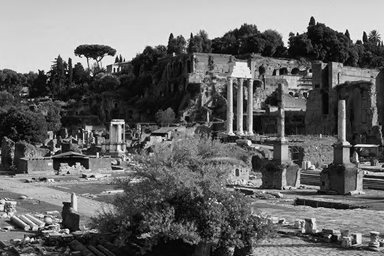
%> input picture HW1/10.png, 384 x 256 px
$ octave testFFT2d.m   (GNU Octave 9; MATLAB toolbox functions it lacks are replaced by stand-ins)
%> lines starting %> are read from the running program, lines starting %| are printed output that depends on the picture
### HW3/fft2d.m
function [ output_img ] = fft2d(input_img, flag)
% Fast Fourier Transformation Implementaion
% This algorithm is slower than dft2d
% flag: true for DFT, false for Inverse DFT

% save the origin input_img size
[origin_width, origin_height] = size(input_img);

% scale the input_img into proper size
% find the proper size
M = 1;
N = 1;
while true
    if (origin_width >= M && origin_width <= 2 * M)
        if (2 * M - origin_width < origin_width - M)
            M = 2 * M;
        end
        break;
    else
        M = 2 * M;
    end
end

while true
    if (origin_height >= N && origin_height <= 2 * N)
        if (2 * N - origin_height < origin_height - N)
            N = 2 * N;
        end
        break;
    else
        N = 2 * N;
    end
end
% scale
input_img = imresize(input_img, [M N]);
input_img = double(input_img);

% Calculate F(x, v)
% G is an inter matrix
G = zeros(M, N);

for v = 1 : N
    G(:, v) = recursive_fft(input_img, N, v, M);
end

F = zeros(M, N);
for v = 1 : N
    F(v, :) = recursive_fft(G, M, v, N);
end
output_img = F;
end

### HW3/recursive_fft.m
function [ output ] = recursive_fft(input, M, v, N)
% called by postive_fft and work recursively

% end condition
if (1 == M)
    output = zeros(M, 1);
    output(1) = input(1, 1) * exp(-1i * 2 * pi * 1 * 1);
    return;
end
% recursive condition
output = zeros(M, 1);
K = M / 2;

even_input = zeros(N, K);
for x = 1 : K
    even_input(:, x) = input(:, 2 * (x - 1) + 1);
end

odd_input = zeros(N, K);
for x = 1 : K
    odd_input(:, x) = input(:, 2 * x);
end
F_even = recursive_fft(even_input, K, v, N) / K;
F_odd  = recursive_fft(odd_input, K, v, N) / K;

for u = 1 : K
    F_odd(u) = F_odd(u) * exp(-1i * 2 * pi * u / M);
end

for u = 1 : K
    output(u) = (F_even(u) + F_odd(u)) / 2;
end

for u = K + 1 : M
    output(u) = (F_even(u - K) - F_odd(u - K)) / 2;
end

end

### HW3/testFFT2d.m
img = imread('10.png');
%> img is the input picture: size 256x384 uint8; min 0, max 255, mean 105

% centerlize
img_centerlize = double(img);
[M, N] = size(img);
%> M = 256; N = 384
for i = 1 : M
    for j = 1 : N
        img_centerlize(i, j) = img_centerlize(i, j) * (-1)^(i + j);
    end
end
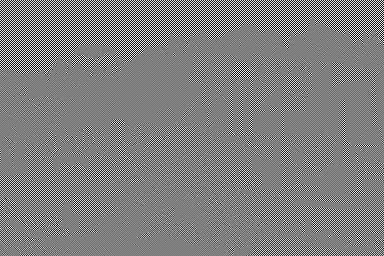
%> img_centerlize: size 256x384 double; min -254, max 255, mean 0; drawn with min black and max white

output = fft2d(img_centerlize, true);
%> in fft2d, `input_img = imresize(input_img, [M N]);`:
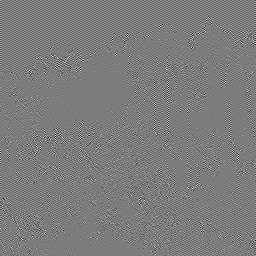
%> input_img: size 256x256 double; min -115.4, max 121.2, mean 0; drawn with min black and max white
%> (the run ends here)
